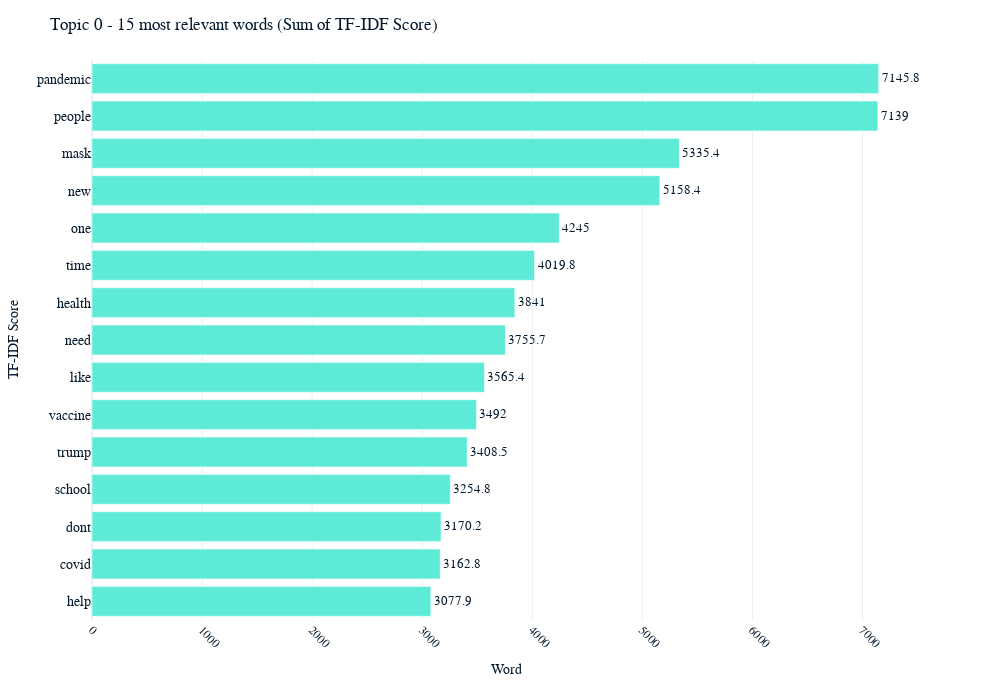
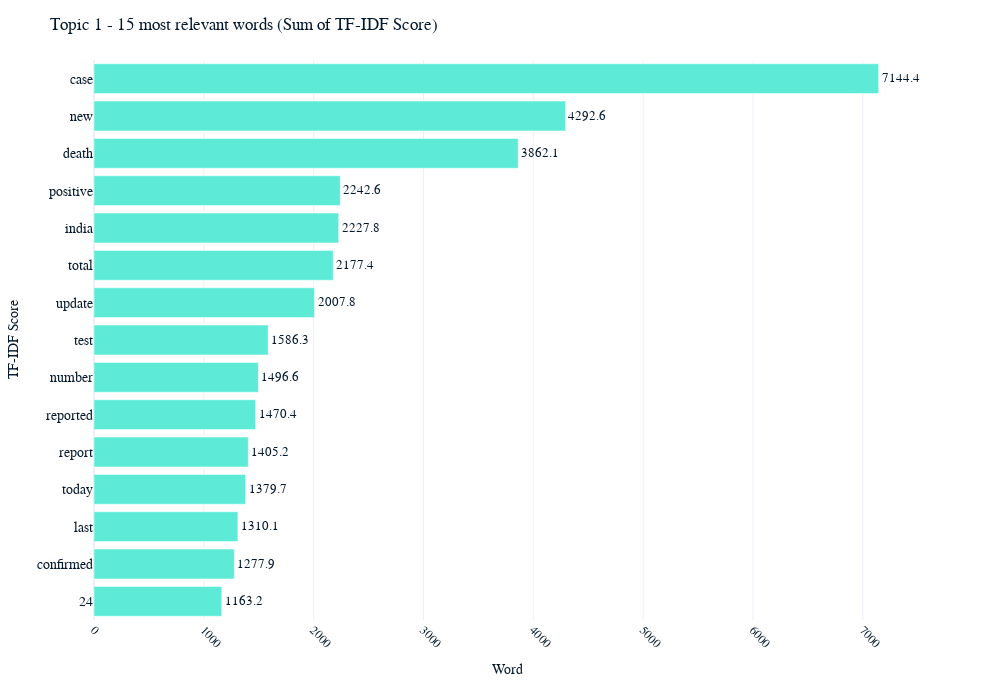

Notebook code cell kept with these figures, in order:
### Markdown cell above
Finally, we will use TF-IDF (Term Frequency-Inverse Document Frequency) to identify the most relevant words in each topic. TF-IDF is a statistical measure that evaluates the importance of a word within a document and across the entire corpus. It takes into account not only the frequency of the word in a document (Term Frequency), but also its rarity across the entire corpus (Inverse Document Frequency). This allows us to identify words that are both frequent in a document and distinctive across the corpus, making them more likely to be relevant and meaningful in each topic.

### Code cell
from sklearn.feature_extraction.text import TfidfVectorizer

for topic in sorted(df.topic_label.unique()):
    
    
    ## -------------------------------------------- PARAMETERS --------------------------------------------
    # Top n to display
    n=15
    
    ## -------------------------------------------- PREPARE DATA -------------------------------------------
    # Create TF-IDF vectorizer
    vectorizer = TfidfVectorizer(max_features=n)
    
    # Filter dataset by topic
    data_topic = df[df.topic_label == topic]

    # Transform array into text
    data_topic['Content_text'] = data_topic['filtered_text'].apply(lambda x: ' '.join(x))

    # Adjust the vectorizer to the data
    tfidf_matrix = vectorizer.fit_transform(data_topic['Content_text'])

    # Extract names and sum of scores
    feature_names = vectorizer.get_feature_names_out()
    word_scores = tfidf_matrix.sum(axis=0).A1

    # Organize values, order and split
    word_scores_dict = dict(zip(feature_names, word_scores))
    sorted_words = sorted(word_scores_dict.items(), key=lambda x: x[1], reverse=False)
    top_words, top_scores  = zip(*sorted_words)


    ## -------------------------------------------- VISUALIZE --------------------------------------------
    fig = px.bar(y=top_words, x=top_scores, text=np.round(top_scores,1))
    fig.update_layout(
        title=f"Topic {topic} - {n} most relevant words (Sum of TF-IDF Score)",
        xaxis_title="Word",
        yaxis_title="TF-IDF Score",
        plot_bgcolor='white', 
        width=1000, height=700,
        yaxis_tickfont=dict(size=14)
    )
    fig.update_xaxes(tickangle=45) 
    fig.update_traces(textposition='outside',textangle=0, marker=dict(color='#5DEBD7'),
                      textfont=dict(size=13))
    #fig.show()
    # Save the figure as an image
    fig.write_image("temp_figure.png")

    # Display the image
    Image("temp_figure.png")

### Figure 1 — Plotly figure (JSON) as saved in the notebook; plotly's stock layout.template omitted (floating-point values rounded to 4 significant figures)
{"data": [{"alignmentgroup": "True", "hovertemplate": "x=%{x}<br>y=%{y}<br>text=%{text}<extra></extra>", "legendgroup": "", "marker": {"color": "#5DEBD7", "pattern": {"shape": ""}}, "name": "", "offsetgroup": "", "orientation": "h", "showlegend": false, "text": [3078.0, 3163.0, 3170.0, 3255.0, 3408.0, 3492, 3565.0, 3756.0, 3841, 4020.0, 4245, 5158.0, 5335.0, 7139, 7146.0], "textposition": "outside", "x": [3078.0, 3163.0, 3170.0, 3255.0, 3408.0, 3492.0, 3565.0, 3756.0, 3841.0, 4020.0, 4245.0, 5158.0, 5335.0, 7139.0, 7146.0], "xaxis": "x", "y": ["help", "covid", "dont", "school", "trump", "vaccine", "like", "need", "health", "time", "one", "new", "mask", "people", "pandemic"], "yaxis": "y", "type": "bar", "textfont": {"size": 13}, "textangle": 0}], "layout": {"xaxis": {"anchor": "y", "domain": [0, 1], "title": {"text": "Word"}, "tickangle": 45}, "yaxis": {"anchor": "x", "domain": [0, 1], "title": {"text": "TF-IDF Score"}, "tickfont": {"size": 14}}, "legend": {"tracegroupgap": 0}, "margin": {"t": 60}, "barmode": "relative", "title": {"text": "Topic 0 - 15 most relevant words (Sum of TF-IDF Score)"}, "plot_bgcolor": "white", "width": 1000, "height": 700}}

### Figure 2 — Plotly figure (JSON) as saved in the notebook; plotly's stock layout.template omitted (floating-point values rounded to 4 significant figures)
{"data": [{"alignmentgroup": "True", "hovertemplate": "x=%{x}<br>y=%{y}<br>text=%{text}<extra></extra>", "legendgroup": "", "marker": {"color": "#5DEBD7", "pattern": {"shape": ""}}, "name": "", "offsetgroup": "", "orientation": "h", "showlegend": false, "text": [1163.0, 1278.0, 1310.0, 1380.0, 1405.0, 1470.0, 1497.0, 1586.0, 2008.0, 2177.0, 2228.0, 2243.0, 3862.0, 4293.0, 7144.0], "textposition": "outside", "x": [1163.0, 1278.0, 1310.0, 1380.0, 1405.0, 1470.0, 1497.0, 1586.0, 2008.0, 2177.0, 2228.0, 2243.0, 3862.0, 4293.0, 7144.0], "xaxis": "x", "y": ["24", "confirmed", "last", "today", "report", "reported", "number", "test", "update", "total", "india", "positive", "death", "new", "case"], "yaxis": "y", "type": "bar", "textfont": {"size": 13}, "textangle": 0}], "layout": {"xaxis": {"anchor": "y", "domain": [0, 1], "title": {"text": "Word"}, "tickangle": 45}, "yaxis": {"anchor": "x", "domain": [0, 1], "title": {"text": "TF-IDF Score"}, "tickfont": {"size": 14}}, "legend": {"tracegroupgap": 0}, "margin": {"t": 60}, "barmode": "relative", "title": {"text": "Topic 1 - 15 most relevant words (Sum of TF-IDF Score)"}, "plot_bgcolor": "white", "width": 1000, "height": 700}}
